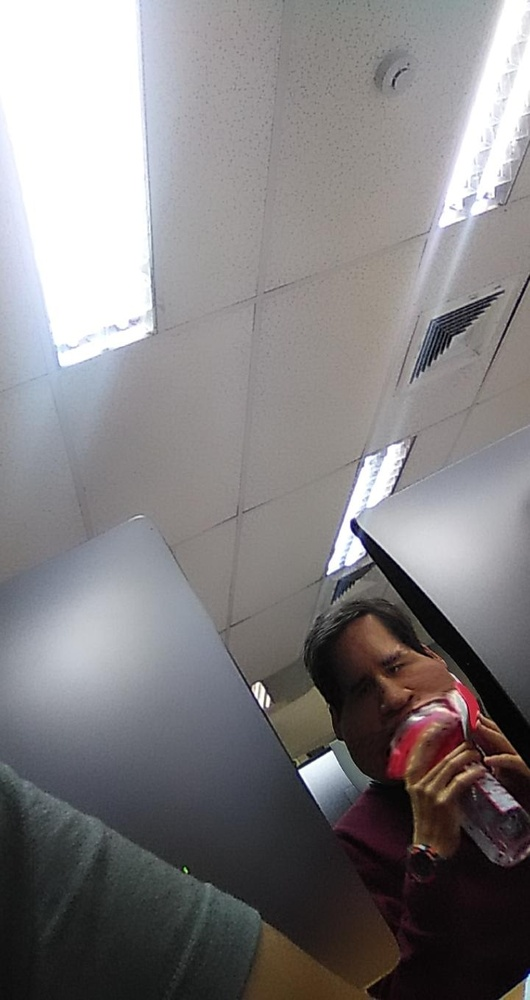
%> input picture codes/Pdi/sem10/luis.jpg, 530 x 1000 px, shrunk from 720 x 1358 before the run
$ octave filtros_contornos.m   (GNU Octave 9; MATLAB toolbox functions it lacks are replaced by stand-ins)
%> lines starting %> are read from the running program, lines starting %| are printed output that depends on the picture
clc
clear all
close all
im=imread('luis.jpg');
%> im is the input picture: size 1000x530x3 uint8; mean R, G, B 130.7, 127.8, 129.4
im1=rgb2gray(im);
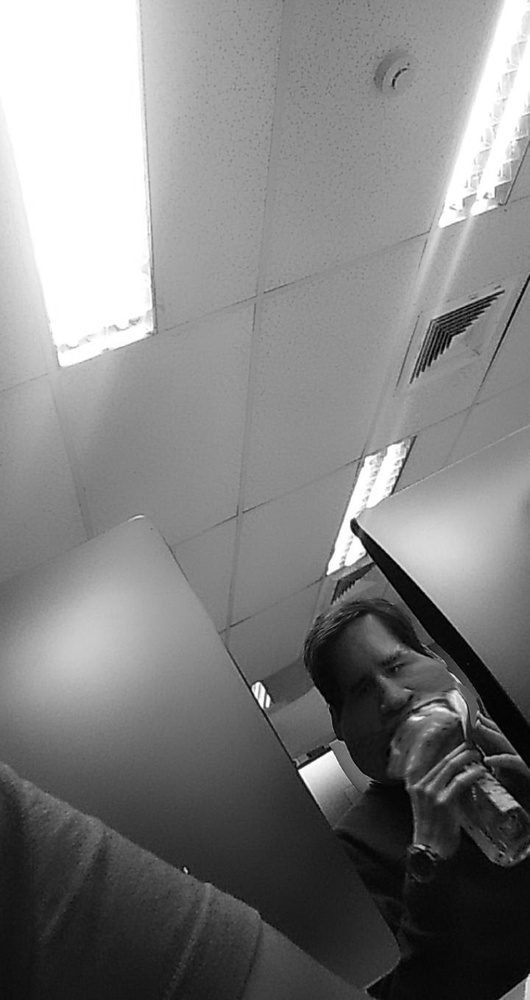
%> im1: size 1000x530 uint8; min 0, max 255, mean 128.8
b1=edge(im1,'sobel','vertical');
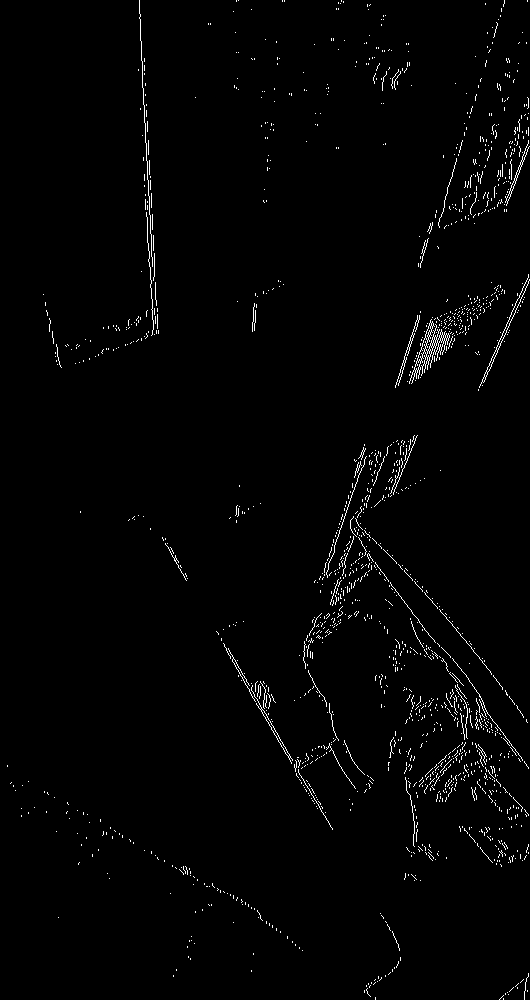
%> b1: size 1000x530 logical; 1.5% white in thin lines or dots
b2=edge(im1,'sobel','horizontal');
%> b2: size 1000x530 logical; 1.5% white in thin lines or dots
b3=edge(im1,'sobel');
%> b3: size 1000x530 logical; 1.7% white in thin lines or dots
subplot(1,4,1);imshow(im1);title('Imagen Original');
subplot(1,4,2);imshow(b1);title('Sobel Vertical');
subplot(1,4,3);imshow(b2);title('Sobel Horizontal');
subplot(1,4,4);imshow(b3);title('Sobel');


%%
%Usando imfilter

clc, clear all, close all;
im=imread('luis.jpg');
im1=rgb2gray(im);
sf=[-1 -1 0, -1 0 1, 0 1 1];
sc=sf';
b1=imfilter(im1,sf);
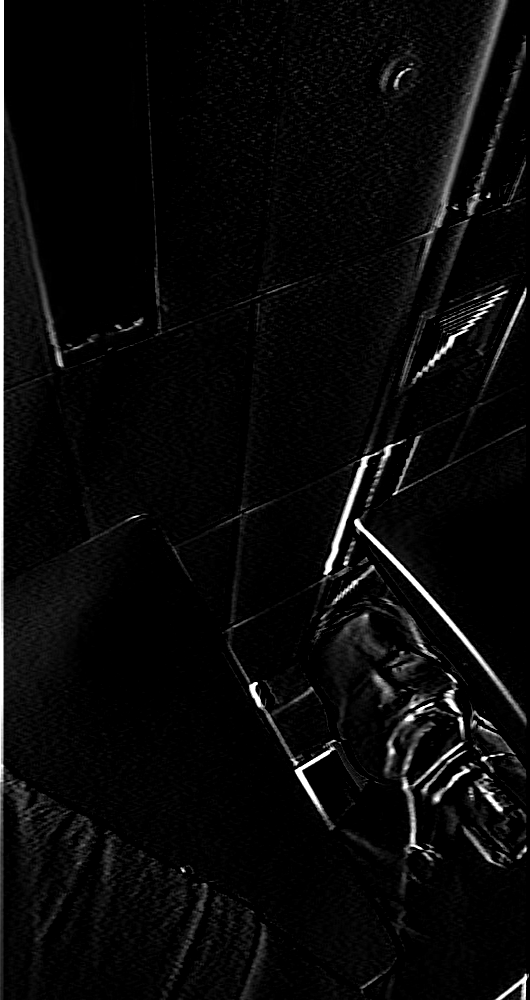
%> b1: size 1000x530 uint8; min 0, max 255, mean 9.9
b2=imfilter(im1,sc);
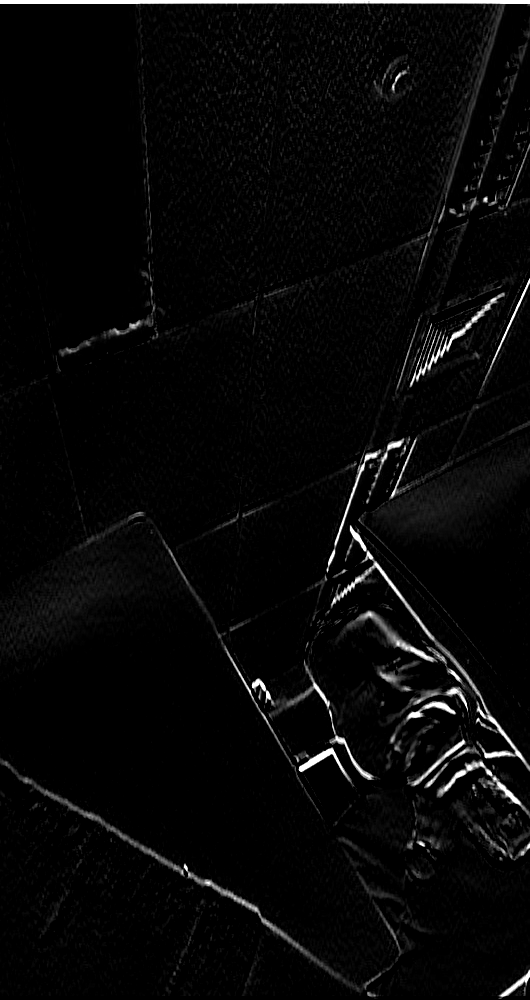
%> b2: size 1000x530 uint8; min 0, max 255, mean 7.8
b3=imadd(b1,b2);
%> b3: size 1000x530 uint8
subplot(1,4,1),imshow(im1),title('Imagen Original');
subplot(1,4,2),imshow(b2),title('Sobel Vertical');
subplot(1,4,3),imshow(b1),title('Sobel Horizontal');
subplot(1,4,4),imshow(b3),title('Sobel');

%%
% CANNY varios

clc, clear all, close all;
im=imread('luis.jpg');
im1=rgb2gray(im);

sf=[-1 -1 0, -1 0 1, 0 1 1];
sc=sf';

b3=edge(im1,'canny');
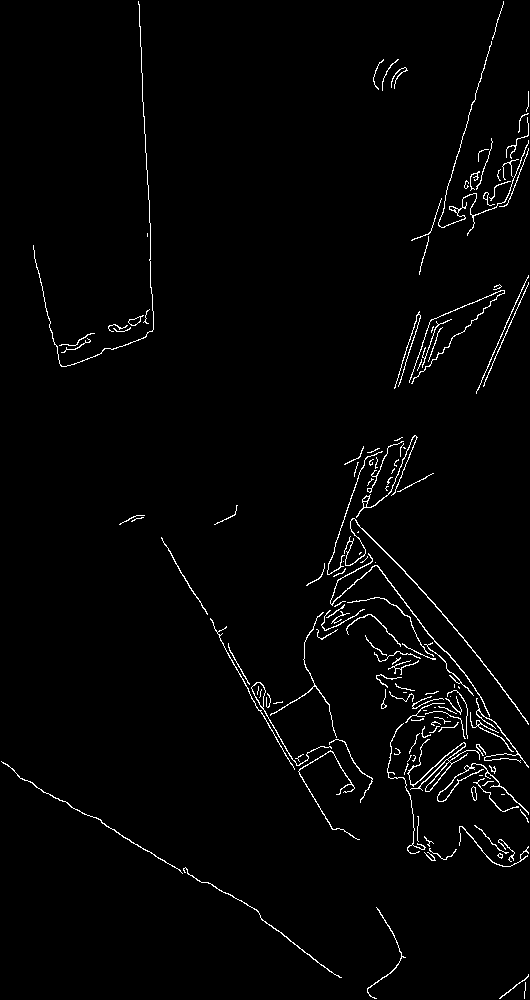
%> b3: size 1000x530 logical; 1.9% white in thin lines or dots
b4=edge(im1,'Roberts');
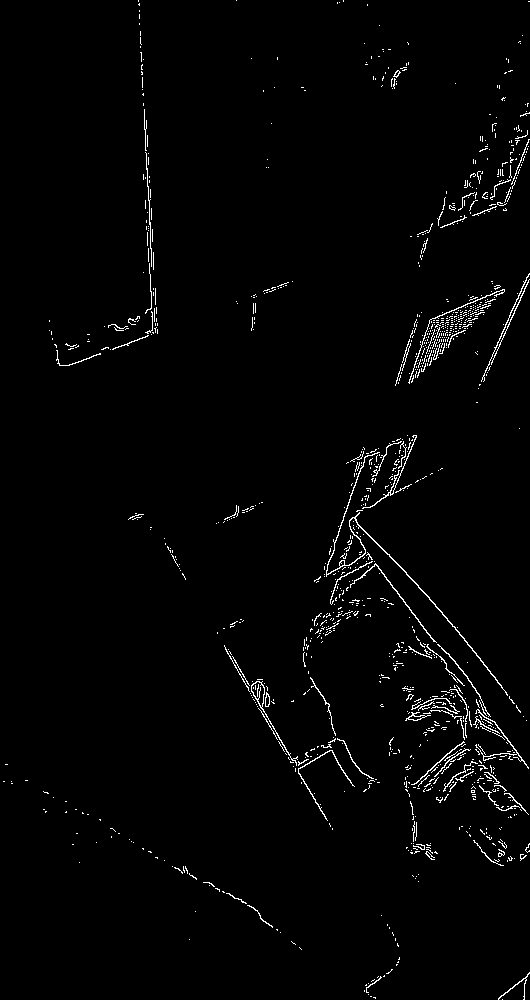
%> b4: size 1000x530 logical; 1.8% white in thin lines or dots
b5=edge(im1,'prewitt');
%> b5: size 1000x530 logical; 1.7% white in thin lines or dots
b6=edge(im1,'zerocross');
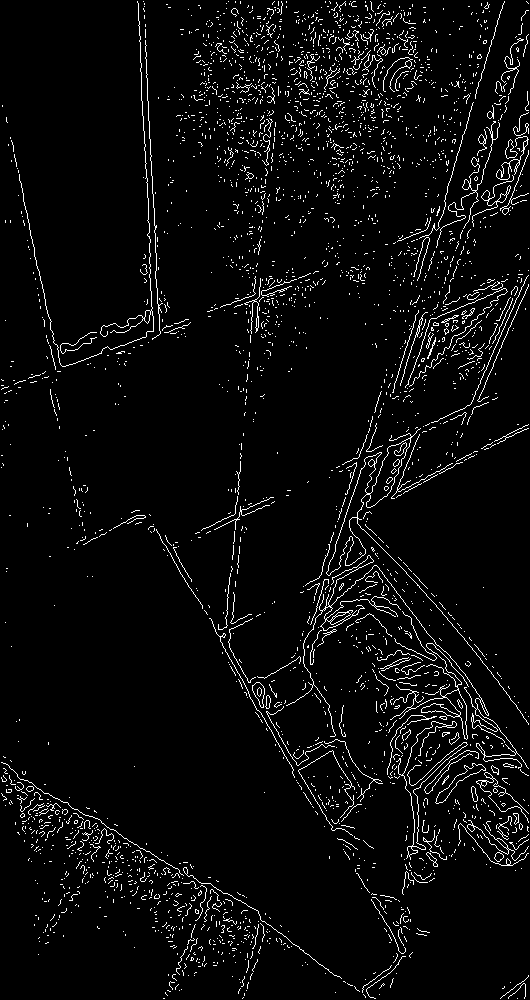
%> b6: size 1000x530 logical; 4.4% white in thin lines or dots
b7=edge(im1,'log');

figure(2)
subplot(1,6,1),imshow(im1),title('Imagen Original');
subplot(1,6,2),imshow(b4),title('Roberts');
subplot(1,6,3),imshow(b5),title('prewitt');
subplot(1,6,4),imshow(b6),title('zerocross');
subplot(1,6,5),imshow(b7),title('log');
subplot(1,6,6),imshow(b3),title('canny');
